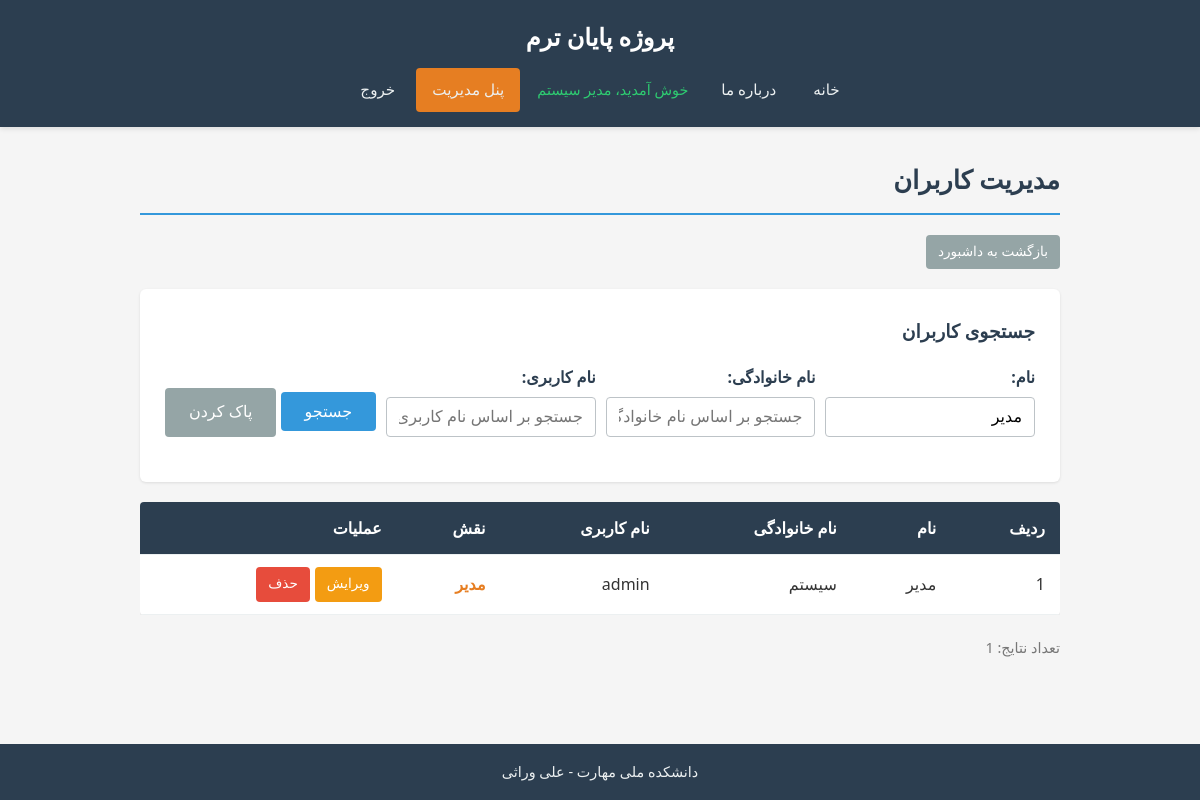
Screenshot of /admin/users.php?first_name=مدیر (signed in) with the database file from the repository.
### tables this page shows
CREATE TABLE users (
        id INTEGER PRIMARY KEY AUTOINCREMENT,
        first_name TEXT NOT NULL,
        last_name TEXT NOT NULL,
        username TEXT NOT NULL UNIQUE,
        password TEXT NOT NULL,
        role TEXT NOT NULL DEFAULT 'user'
    );

### admin/users.php (the view, shortened to what this page needs)
<?php
require_once __DIR__ . '/../includes/db.php';
$searchFirstName = trim($_GET['first_name'] ?? '');
$searchLastName  = trim($_GET['last_name'] ?? '');
$searchUsername  = trim($_GET['username'] ?? '');
$where = [];
$params = [];
if (!empty($searchFirstName)) {
    $where[] = "first_name LIKE ?";
    $params[] = '%' . $searchFirstName . '%';
}
$sql = "SELECT * FROM users";
if (!empty($where)) {
    $sql .= " WHERE " . implode(' AND ', $where);
}
$sql .= " ORDER BY id ASC";
$stmt = $pdo->prepare($sql);
$stmt->execute($params);
$users = $stmt->fetchAll(PDO::FETCH_ASSOC);
require_once __DIR__ . '/../includes/header.php';
?>
<h2 class="page-title">مدیریت کاربران</h2>
<a href="/admin/index.php" class="btn btn-secondary btn-small" style="margin-bottom: 20px;">بازگشت به داشبورد</a>
<div class="card">
    <h3 style="margin-bottom: 15px; color: #2c3e50;">جستجوی کاربران</h3>
    <form method="GET" action="/admin/users.php" class="search-form">
        <div class="form-group">
            <label for="first_name">نام:</label>
            <input type="text" id="first_name" name="first_name"
                   value="<?php echo htmlspecialchars($searchFirstName); ?>"
                   placeholder="جستجو بر اساس نام">
        </div>
        <div class="form-group">
            <label for="last_name">نام خانوادگی:</label>
            <input type="text" id="last_name" name="last_name"
                   value="<?php echo htmlspecialchars($searchLastName); ?>"
                   placeholder="جستجو بر اساس نام خانوادگی">
        </div>
        <div class="form-group">
            <label for="username">نام کاربری:</label>
            <input type="text" id="username" name="username"
                   value="<?php echo htmlspecialchars($searchUsername); ?>"
                   placeholder="جستجو بر اساس نام کاربری">
        </div>
        <div>
            <button type="submit" class="btn btn-primary">جستجو</button>
            <a href="/admin/users.php" class="btn btn-secondary">پاک کردن</a>
        </div>
    </form>
</div>
<div class="table-wrapper">
    <table>
        <thead>
            <tr>
                <th>ردیف</th>
                <th>نام</th>
                <th>نام خانوادگی</th>
                <th>نام کاربری</th>
                <th>نقش</th>
                <th>عملیات</th>
            </tr>
        </thead>
        <tbody>
            <?php if (empty($users)): ?>
                <tr>
                    <td colspan="6" style="text-align: center; padding: 20px;">کاربری یافت نشد.</td>
                </tr>
            <?php else: ?>
                <?php foreach ($users as $index => $user): ?>
                    <tr>
                        <td><?php echo $index + 1; ?></td>
                        <td><?php echo htmlspecialchars($user['first_name']); ?></td>
                        <td><?php echo htmlspecialchars($user['last_name']); ?></td>
                        <td><?php echo htmlspecialchars($user['username']); ?></td>
                        <td>
                            <?php
                            if ($user['role'] === 'admin') {
                                echo '<span style="color: #e67e22; font-weight: bold;">مدیر</span>';
                            } else {
                                echo 'کاربر عادی';
                            }
                            ?>
                        </td>
                        <td>
                            <div class="actions">
                                <a href="/admin/edit_user.php?id=<?php echo $user['id']; ?>"
                                   class="btn btn-warning btn-small">ویرایش</a>
                                <a href="/admin/delete_user.php?id=<?php echo $user['id']; ?>"
                                   class="btn btn-danger btn-small"
                                   onclick="return confirm('آیا از حذف این کاربر مطمئن هستید؟');">حذف</a>
                            </div>
                        </td>
                    </tr>
                <?php endforeach; ?>
            <?php endif; ?>
        </tbody>
    </table>
</div>
<p style="color: #777; font-size: 0.9em;">تعداد نتایج: <?php echo count($users); ?></p>
<?php
require_once __DIR__ . '/../includes/footer.php';
?>

### css/style.css (style rules this page uses)
* { margin: 0; padding: 0; box-sizing: border-box; }
body { font-family: Tahoma, 'Segoe UI', Arial, sans-serif; background-color: #f5f5f5; color: #333; direction: rtl; line-height: 1.8; min-height: 100vh; display: flex; flex-direction: column; }
a { text-decoration: none; color: inherit; }
.page-title { font-size: 1.6em; color: #2c3e50; margin-bottom: 20px; padding-bottom: 10px; border-bottom: 2px solid #3498db; }
.form-group { margin-bottom: 15px; }
.form-group label { display: block; margin-bottom: 5px; font-weight: bold; color: #2c3e50; }
.form-group input, .form-group textarea, .form-group select { width: 100%; padding: 10px 12px; border: 1px solid #bdc3c7; border-radius: 4px; font-size: 1em; font-family: Tahoma, Arial, sans-serif; direction: rtl; }
.btn { display: inline-block; padding: 10px 24px; border: none; border-radius: 4px; font-size: 1em; font-family: Tahoma, Arial, sans-serif; cursor: pointer; transition: background-color 0.3s; text-align: center; }
.btn-primary { background-color: #3498db; color: #fff; }
.btn-danger { background-color: #e74c3c; color: #fff; }
.btn-warning { background-color: #f39c12; color: #fff; }
.btn-secondary { background-color: #95a5a6; color: #fff; }
.btn-small { padding: 5px 12px; font-size: 0.85em; }
.table-wrapper { overflow-x: auto; margin-bottom: 20px; }
table { width: 100%; border-collapse: collapse; background-color: #fff; border-radius: 4px; overflow: hidden; box-shadow: 0 1px 3px rgba(0, 0, 0, 0.1); }
th, td { padding: 12px 15px; text-align: right; border-bottom: 1px solid #ecf0f1; }
th { background-color: #2c3e50; color: #fff; font-weight: bold; }
.search-form { display: flex; gap: 10px; margin-bottom: 20px; flex-wrap: wrap; align-items: flex-end; }
.search-form .form-group { margin-bottom: 0; flex: 1; min-width: 150px; }
.card { background-color: #fff; border-radius: 6px; padding: 25px; margin-bottom: 20px; box-shadow: 0 1px 3px rgba(0, 0, 0, 0.1); }
.actions { display: flex; gap: 5px; flex-wrap: wrap; }

### rows the page displays
users: first_name "مدیر", last_name "سیستم", username "admin", role "مدیر"

### other values shown
$_SESSION['user_name'] "مدیر سیستم"
count($users) "1"
